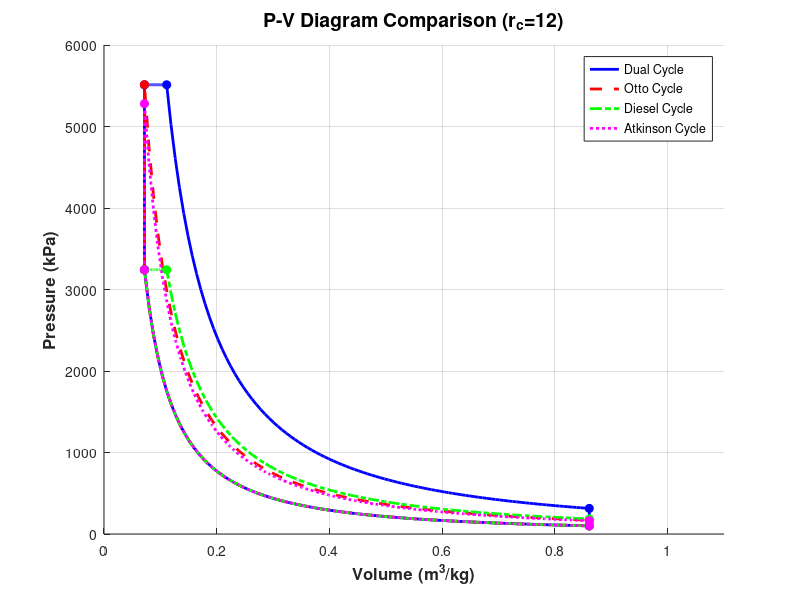

Recreate this plot in MATLAB.
%% Thermodynamic Cycle Comparison
% Compares Otto, Diesel, Dual, and Atkinson cycles on P-V diagram

clear; clc; close all;

%% Constants
gamma = 1.4;       % Specific heat ratio
P1 = 100;          % Initial pressure (kPa)
V1 = 0.287*300/100; % Initial volume (m³/kg)
T1 = 300;          % Initial temperature (K)
R = 0.287;         % Gas constant (kJ/kg-K)
cv = 0.718;        % Specific heat at constant volume (kJ/kg-K)
cp = 1.005;        % Specific heat at constant pressure (kJ/kg-K)
rc = 12;           % Compression ratio
rp = 1.7;          % Pressure ratio (P3/P2)
cutoff_ratio = 1.55; % Cut-off ratio (V4/V3)
re = 17;           % Expansion ratio (Atkinson)

%% Dual Cycle Calculations
V2 = V1 / rc;
P2 = P1 * (rc^gamma);
T2 = T1 * (rc^(gamma-1));

% Constant volume heat addition
P3 = rp * P2;
T3 = T2 * rp;
V3 = V2;

% Constant pressure heat addition
V4 = cutoff_ratio * V3;
T4 = T3 * cutoff_ratio;
P4 = P3;

% Isentropic expansion
V5 = V1;
P5 = P4 * ((V4/V5)^gamma);

%% Otto Cycle Calculations
T3_otto = T2 * rp;
P3_otto = P2 * (T3_otto/T2);
V4_otto = V1;
P4_otto = P3_otto * ((V3/V4_otto)^gamma);

%% Diesel Cycle Calculations
V3_diesel = cutoff_ratio * V2;
P3_diesel = P2;
V4_diesel = V1;
P4_diesel = P3_diesel * ((V3_diesel/V4_diesel)^gamma);

%% Atkinson Cycle Calculations
% Process 1-2: Isentropic compression
V2_atk = V1 / rc;
P2_atk = P1 * (rc^gamma);
T2_atk = T1 * (rc^(gamma-1));

% Process 2-3: Constant volume heat addition
T3_atk = 1320;       % Given temperature (K)
P3_atk = P2_atk * (T3_atk/T2_atk);
V3_atk = V2_atk;

% Process 3-4: Isentropic expansion (full expansion)
V4_atk = V1;
P4_atk = P3_atk * ((V3_atk/V4_atk)^gamma);
T4_atk = T3_atk * ((V3_atk/V4_atk)^(gamma-1));

%% Generate P-V points
% Dual Cycle
V_dual = [linspace(V1,V2,100), V2, V3, linspace(V3,V4,100), V4, linspace(V4,V5,100), V5, V1];
P_dual = [P1*(V1./linspace(V1,V2,100)).^gamma, P2, P3, P3*ones(1,100), P4, P4*(V4./linspace(V4,V5,100)).^gamma, P5, P1];

% Otto Cycle
V_otto = [linspace(V1,V2,100), V2, V3, linspace(V3,V4_otto,100), V4_otto, V1];
P_otto = [P1*(V1./linspace(V1,V2,100)).^gamma, P2, P3_otto, P3_otto*(V3./linspace(V3,V4_otto,100)).^gamma, P4_otto, P1];

% Diesel Cycle
V_diesel = [linspace(V1,V2,100), linspace(V2,V3_diesel,100), linspace(V3_diesel,V4_diesel,100), V4_diesel, V1];
P_diesel = [P1*(V1./linspace(V1,V2,100)).^gamma, P2*ones(1,100), P3_diesel*(V3_diesel./linspace(V3_diesel,V4_diesel,100)).^gamma, P4_diesel, P1];

% Atkinson Cycle
V_atk = [linspace(V1,V2_atk,100), V2_atk, V3_atk, linspace(V3_atk,V4_atk,100), V4_atk, V1];
P_atk = [P1*(V1./linspace(V1,V2_atk,100)).^gamma, P2_atk, P3_atk, P3_atk*(V3_atk./linspace(V3_atk,V4_atk,100)).^gamma, P4_atk, P1];

%% Plotting
figure('Position', [100, 100, 900, 650]);
hold on;

% Plot all cycles
plot(V_dual, P_dual, 'b-', 'LineWidth', 2);
plot(V_otto, P_otto, 'r--', 'LineWidth', 2);
plot(V_diesel, P_diesel, 'g-.', 'LineWidth', 2);
plot(V_atk, P_atk, 'm:', 'LineWidth', 2);

% Mark key points
plot([V1 V2 V3 V4 V5], [P1 P2 P3 P4 P5], 'bo', 'MarkerSize', 6, 'MarkerFaceColor', 'b');
plot([V1 V2 V3 V4_otto], [P1 P2 P3_otto P4_otto], 'ro', 'MarkerSize', 6, 'MarkerFaceColor', 'r');
plot([V1 V2 V3_diesel V4_diesel], [P1 P2 P3_diesel P4_diesel], 'go', 'MarkerSize', 6, 'MarkerFaceColor', 'g');
plot([V1 V2_atk V3_atk V4_atk], [P1 P2_atk P3_atk P4_atk], 'mo', 'MarkerSize', 6, 'MarkerFaceColor', 'm');

% Formatting
xlabel('Volume (m^3/kg)', 'FontSize', 12, 'FontWeight', 'bold');
ylabel('Pressure (kPa)', 'FontSize', 12, 'FontWeight', 'bold');
title('P-V Diagram Comparison (r_c=12)', 'FontSize', 14, 'FontWeight', 'bold');
legend('Dual Cycle', 'Otto Cycle', 'Diesel Cycle', 'Atkinson Cycle', 'Location', 'northeast');
grid on;
xlim([0, 1.1]);
ylim([0, 6000]);

hold off;

%% Performance Calculations for Atkinson Cycle
m = P1*V1/(R*T1);   % Mass of gas (kg)
Q_in_atk = m*cv*(T3_atk-T2_atk);
Q_out_atk = m*cp*(T4_atk-T1);
W_net_atk = Q_in_atk - Q_out_atk;
eta_atk = W_net_atk / Q_in_atk * 100;

%% Display Results
fprintf('=== Atkinson Cycle Performance ===\n');
fprintf('T1 = %.2f K, T2 = %.2f K\n', T1, T2_atk);
fprintf('T3 =%.2f K, T4 = %.2f K\n\n', T3_atk, T4_atk);
fprintf('Heat Input (Q_in) = %.2f kJ\n', Q_in_atk);
fprintf('Heat Rejected (Q_out) = %.2f kJ\n', Q_out_atk);
fprintf('Net Work Output (W_net) = %.2f kJ\n', W_net_atk);
fprintf('Thermal Efficiency = %.2f%%\n\n', eta_atk);

% Save high-quality image
print('Thermodynamic_Cycles_Comparison.png', '-dpng', '-r300');